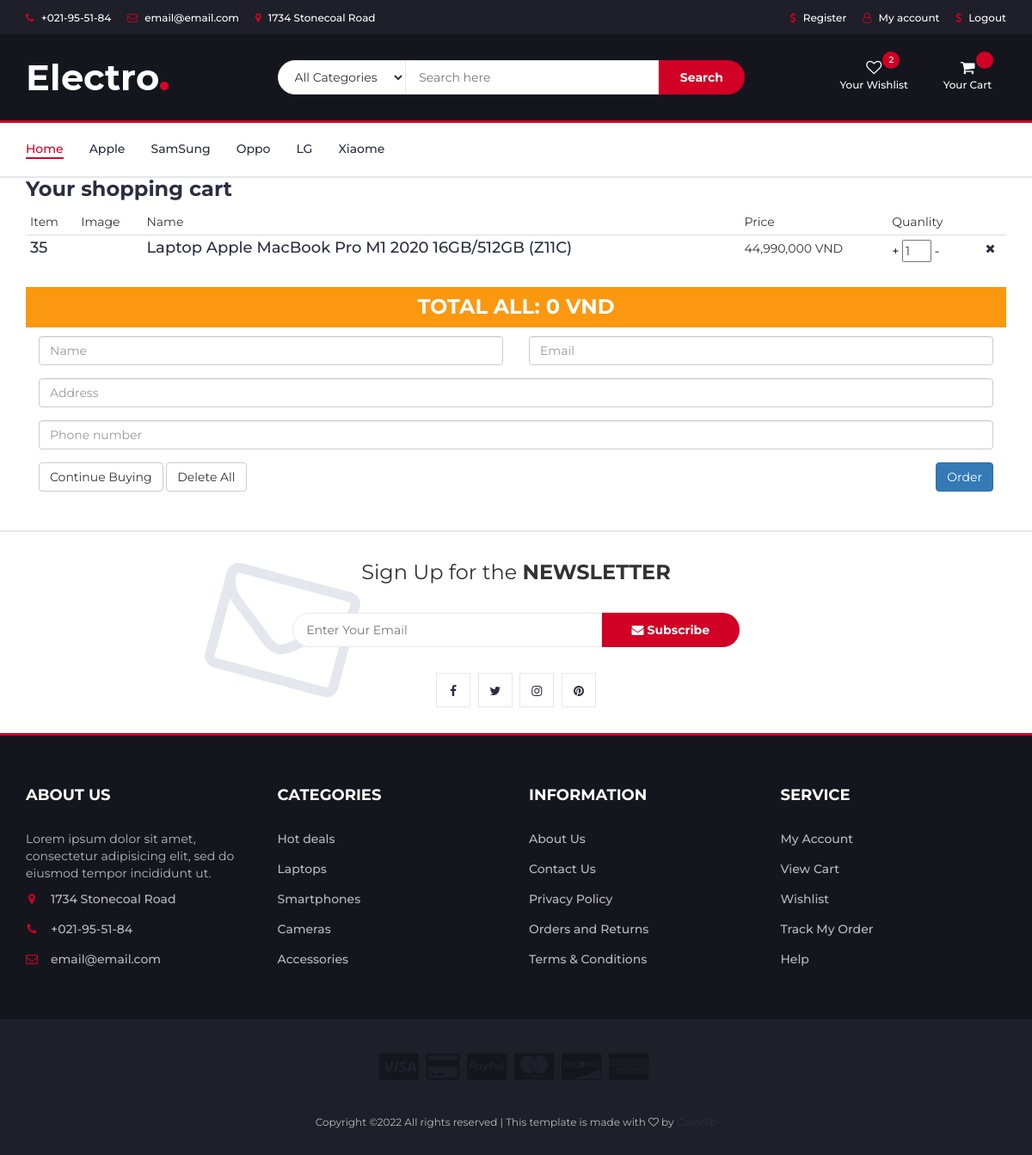
Page /cart.php?id=35 on the committed database.
### tables this page shows
CREATE TABLE IF NOT EXISTS `manufactures` (
  `manu_id` int(11) NOT NULL AUTO_INCREMENT,
  `manu_name` varchar(100) DEFAULT NULL,
  PRIMARY KEY (`manu_id`)
);

CREATE TABLE IF NOT EXISTS `products` (
  `id` int(11) NOT NULL AUTO_INCREMENT,
  `name` varchar(200) NOT NULL,
  `manu_id` int(11) NOT NULL,
  `type_id` int(11) NOT NULL,
  `price` int(20) NOT NULL,
  `image` varchar(150) NOT NULL,
  `description` text,
  `feature` tinyint(4) DEFAULT NULL,
  `created_at` timestamp NULL DEFAULT CURRENT_TIMESTAMP,
  PRIMARY KEY (`id`)
);

### models/db.php (called while the page is built, shortened)
<?php
class Db
{
	public static $connection;
    public function __construct()
{
    if (!self::$connection) {
        self::$connection = new mysqli(DB_HOST, DB_USER, DB_PASSWORD, DB_NAME,PORT);
        self::$connection->set_charset(DB_CHARSET);
    }
return self::$connection;
}
}
?>

### models/manufacture.php (called while the page is built, shortened)
<?php
class Manufacture extends Db{
    public function getAllManu(){
        $sql = self::$connection->prepare("SELECT * FROM manufactures");
        $sql->execute();
        $items = $sql->get_result()->fetch_all(MYSQLI_ASSOC);
        return $items;
    }
}

### models/product.php (called while the page is built, shortened)
<?php
class Product extends Db
{
public function getAllProducts()
{
$sql = self::$connection->prepare("SELECT * FROM products");
$sql->execute();
$items = $sql->get_result()->fetch_all(MYSQLI_ASSOC);
return $items;
}
public function getProductById($id)
{
$sql = self::$connection->prepare("SELECT * FROM products WHERE id = ?");
$sql->bind_param("i",$id);
$sql->execute();
$items = $sql->get_result()->fetch_all(MYSQLI_ASSOC);
return $items;
}
}

### cart.php (the view, shortened to what this page needs)
<!DOCTYPE html>
<html lang="en">
<?php require "header.php"; ?>
<?php
$total = 0;
?>
<body>
    <section>
        <section id="cart_items">
            <div class="container">
                <h3>Your shopping cart</h3>
                <div class="table-responsive cart_info">
                    <table class="table table-condensed">
                        <thead>
                            <tr class="cart_menu">
                                <td class="image">Item</td>
                                <td class="description">Image</td>
                                <td class="price">Name</td>
                                <td class="quantity">Price</td>
                                <td class="total">Quanlity</td>
                                <td></td>
                            </tr>
                        </thead>
                        <form id="main-contact-form" class="contact-form row" name="contact-form" method="post"
                            action="processOrder.php">
                            <tbody>
                                <tr>
                                    <?php if (isset($_GET['id'])) {
                                        $id = $_GET['id'];
                                        foreach ($product->getProductById($id) as $value) { ?>
                                    <td>
                                        <h4><a href="#" name = "id" ><?php echo $value['id'] ?></a>
                                        </h4>
                                    </td>
                                    <td class="cart_product">
                                    </td>
                                    <td class="cart_description">
                                        <h4><a href="#"><?php echo $value['name'] ?></a>
                                        </h4>
                                    </td>
                                    <td class="cart_price">
                                        <p><?php echo number_format($value['price']) ?> VND</p>
                                    </td>
                                    <td class="cart_quantity">
                                        <div class="cart_quantity_button">
                                            <a class="cart_quantity_up"
                                                href="change.php?id=<?php echo $id ?>&control=1"> + </a>
                                            <input class="cart_quantity_input" type="text" name="quantity"
                                                value="<?php echo $_SESSION['cart'][$id] ?>" autocomplete="off"
                                                size="2">
                                            <a class="cart_quantity_down"
                                                href="change.php?id=<?php echo $id ?>&control=2"> - </a>
                                        </div>
                                    </td>
                                    <td class="cart_total">
                                    </td>
                                    <td class="cart_delete">
                                        <a class="cart_quantity_delete"
                                            href="change.php?id=<?php echo $id ?>&control=3"><i
                                                class="fa fa-times"></i></a>
                                    </td>
                                </tr>
                                <?php }
                                    }
                         ?>
                            </tbody>
                    </table>
                    <h3>
                        <p style=text-align:center;background-color:rgb(251,152,15);padding:10px;color:white>TOTAL ALL:
                            <?php echo number_format($total) ?> VND </p>
                    </h3>
                    <div class="form-group col-md-6">
                        <input type="text" name="name" class="form-control" placeholder="Name" required>
                    </div>
                    <div class="form-group col-md-6">
                        <input type="email" name="email" class="form-control" placeholder="Email" required>
                    </div>
                    <div class="form-group col-md-12">
                        <input type="text" name="address" class="form-control" placeholder="Address" required>
                    </div>
                    <div class="form-group col-md-12">
                        <input type="number" name="phone" class="form-control" placeholder="Phone number" required>
                    </div>
                    <div class="form-group col-md-12">
                        <a class="btn btn-default update" href="index.php">Continue Buying</a>
                        <a class="btn btn-default check_out" href="change.php?control=4">Delete All</a>
                        <input type="submit" name="submitOrder" class="btn btn-primary pull-right" value="Order">
                    </div>
                </div>
            </div>
        </section>
    </section>
</body>
</html>

### header.php (shortened to what this page needs)
<?php
require "models/db.php";
require "models/product.php";
require "models/manufacture.php";
$product = new product;
$manu = new manufacture;
$getallproduct = $product->getAllProducts();
$getallManu = $manu->getAllmanu();
?>
<!DOCTYPE html>
<html lang="en">
<head>
    <link type="text/css" rel="stylesheet" href="css/bootstrap.min.css" />
    <link type="text/css" rel="stylesheet" href="css/slick.css" />
    <link type="text/css" rel="stylesheet" href="css/slick-theme.css" />
    <link type="text/css" rel="stylesheet" href="css/nouislider.min.css" />
    <link rel="stylesheet" href="css/font-awesome.min.css">
    <link type="text/css" rel="stylesheet" href="css/style.css" />
</head>
<body>
    <header>
        <div id="top-header">
            <div class="container">
                <ul class="header-links pull-left">
                    <li><a href="#"><i class="fa fa-phone"></i> +021-95-51-84</a></li>
                    <li><a href="#"><i class="fa fa-envelope-o"></i> email@email.com</a></li>
                    <li><a href="#"><i class="fa fa-map-marker"></i> 1734 Stonecoal Road</a></li>
                </ul>
                <ul class="header-links pull-right">
                    <li><a href="addregister.php"><i class="fa fa-dollar"></i> Register</a></li>
                    <li><a href="login.php"><i class="fa fa-user-o"></i> <?php
                            if (isset($_SESSION['user'])) {
                                if ($_SESSION['user'] != "") {
                                    echo $_SESSION['user'];
                                }
                            }
                            else{
                                echo "My account";
                            }
                            ?></a></li>
                    <li><a href="logout.php"><i class="fa fa-dollar"></i> Logout</a></li>
                </ul>
            </div>
        </div>
        <div id="header">
            <div class="container">
                <div class="row">
                    <div class="col-md-3">
                        <div class="header-logo">
                            <a href="#" class="logo">
                                <img src="./img/logo.png" alt="">
                            </a>
                        </div>
                    </div>
                    <div class="col-md-6">
                        <div class="header-search">
                            <form method="get" action="result.php">
                                <select class="input-select">
                                    <option value="0">All Categories</option>
                                </select>
                                <input class="input" placeholder="Search here" name="keyword">
                                <button type="submit" class="search-btn">Search</button>
                            </form>
                        </div>
                    </div>
                    <div class="col-md-3 clearfix">
                        <div class="header-ctn">
                            <div>
                                <a href="#">
                                    <i class="fa fa-heart-o"></i>
                                    <span>Your Wishlist</span>
                                    <div class="qty">2</div>
                                </a>
                            </div>
                            <div class="dropdown">
                                <a class="dropdown-toggle" data-toggle="dropdown" aria-expanded="true">
                                    <i class="fa fa-shopping-cart"></i>
                                    <span>Your Cart</span>
                                    <div class="qty"></div>
                                </a>
                            </div>
                        </div>
                    </div>
                </div>
            </div>
        </div>
    </header>
    <nav id="navigation">
        <div class="container">
            <div id="responsive-nav">
                <ul class="main-nav nav navbar-nav">
                    <li class="active"><a href="index.php">Home</a></li>
                    <?php foreach ($getallManu as $value):
                    ?>
                    <li><a
                            href="products.php?manu_id=<?php echo $value['manu_id']?>"><?php echo $value['manu_name'] ?></a>
                    </li>
                    <?php endforeach;?>
                </ul>
            </div>
        </div>
    </nav>

### css/style.css (style rules this page uses)
body { font-family: 'Montserrat', sans-serif; font-weight: 400; color: #333; }
h1, h2, h3, h4, h5, h6 { color: #2B2D42; font-weight: 700; margin: 0 0 10px; }
a { color: #2B2D42; font-weight: 500; -webkit-transition: 0.2s color; transition: 0.2s color; }
ul, ol { margin: 0; padding: 0; list-style: none }
.input { height: 40px; padding: 0px 15px; border: 1px solid #E4E7ED; background-color: #FFF; width: 100%; }
.input-select { padding: 0px 15px; background: #FFF; border: 1px solid #E4E7ED; height: 40px; }
.section { padding-top: 30px; padding-bottom: 30px; }
#top-header { padding-top: 10px; padding-bottom: 10px; background-color: #1E1F29; }
.header-links li { display: inline-block; margin-right: 15px; font-size: 12px; }
.header-links li:last-child { margin-right: 0px; }
.header-links li a { color: #FFF; }
.header-links li i { color: #D10024; margin-right: 5px; }
#header { padding-top: 15px; padding-bottom: 15px; background-color: #15161D; }
.header-logo { float: left; }
.header-logo .logo img { display: block; }
.header-search { padding: 15px 0px; }
.header-search form { position: relative; }
.header-search form .input-select { margin-right: -4px; border-radius: 40px 0px 0px 40px; }
.header-search form .input { width: calc(100% - 260px); margin-right: -4px; }
.header-search form .search-btn { height: 40px; width: 100px; background: #D10024; color: #FFF; font-weight: 700; border: none; border-radius: 0px 40px 40px 0px; }
.header-ctn { float: right; padding: 15px 0px; }
.header-ctn>div { display: inline-block; }
.header-ctn>div+div { margin-left: 15px; }
.header-ctn>div>a { display: block; position: relative; width: 90px; text-align: center; color: #FFF; }
.header-ctn>div>a>i { display: block; font-size: 18px; }
.header-ctn>div>a>span { font-size: 12px; }
.header-ctn>div>a>.qty { position: absolute; right: 15px; top: -10px; width: 20px; height: 20px; line-height: 20px; text-align: center; border-radius: 50%; font-size: 10px; color: #FFF; background-color: #D10024; }
#navigation { background: #FFF; border-bottom: 2px solid #E4E7ED; border-top: 3px solid #D10024; }
.main-nav>li+li { margin-left: 30px }
.main-nav>li>a { padding: 20px 0px; }
.main-nav>li>a:hover, .main-nav>li>a:focus, .main-nav>li.active>a { color: #D10024; background-color: transparent; }
.main-nav>li>a:after { content: ""; display: block; width: 0%; height: 2px; background-color: #D10024; -webkit-transition: 0.2s all; transition: 0.2s all; }
.main-nav>li>a:hover:after, .main-nav>li>a:focus:after, .main-nav>li.active>a:after { width: 100%; }
#newsletter.section { border-top: 2px solid #E4E7ED; border-bottom: 3px solid #D10024; margin-top: 30px; }
.newsletter { text-align: center; }
.newsletter p { font-size: 24px; }
.newsletter form { position: relative; max-width: 520px; margin: 30px auto; }
.newsletter form:after { content: "\f003"; font-family: FontAwesome; position: absolute; font-size: 160px; color: #E4E7ED; top: 15px; -webkit-transform: translateY(-50%) rotate(15deg); -ms-transform: translateY(-50%) rotate(15deg); transform: translateY(-50%) rotate(15deg); z-index: -1; left: -90px; }
.newsletter form .input { width: calc(100% - 160px); margin-right: -4px; border-radius: 40px 0px 0px 40px; }
.newsletter form .newsletter-btn { width: 160px; height: 40px; font-weight: 700; background: #D10024; color: #FFF; border: none; border-radius: 0px 40px 40px 0px; }
.newsletter .newsletter-follow { text-align: center; }
.newsletter .newsletter-follow li { display: inline-block; margin-right: 5px; }
.newsletter .newsletter-follow li:last-child { margin-right: 0px; }
.newsletter .newsletter-follow li a { position: relative; display: block; width: 40px; height: 40px; text-align: center; line-height: 40px; border: 1px solid #E4E7ED; background-color: #FFF; -webkit-transition: 0.2s all; transition: 0.2s all; }
#footer { background: #15161D; color: #B9BABC; }
#bottom-footer { background: #1E1F29; }
.footer { margin: 30px 0px; }
.footer .footer-title { color: #FFF; text-transform: uppercase; font-size: 18px; margin: 0px 0px 30px; }
.footer-links li+li { margin-top: 15px; }
.footer-links li a { color: #B9BABC; }
.footer-links li i { margin-right: 15px; color: #D10024; width: 14px; text-align: center; }
.copyright { margin-top: 30px; display: block; font-size: 12px; }
.footer-payments li { display: inline-block; margin-right: 5px; }
.footer-payments li a { color: #15161D; font-size: 36px; display: block; }

### rows in the picture
manufactures: manu_name "Apple"
manufactures: manu_name "SamSung"
manufactures: manu_name "Oppo"
manufactures: manu_name "LG"
manufactures: manu_name "Xiaome"
products: id "35", name "Laptop Apple MacBook Pro M1 2020 16GB/512GB (Z11C)", price "44,990,000", quantity "1"

### other values in the picture
$total "0"
